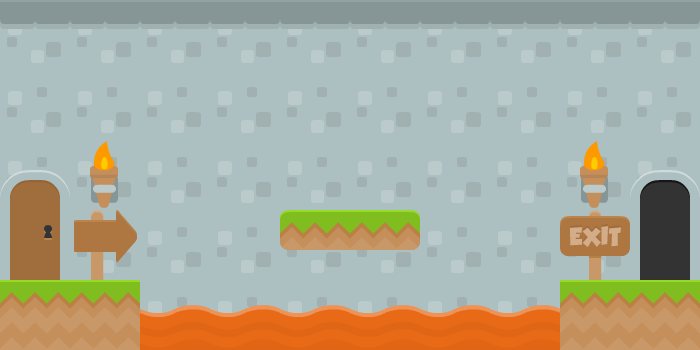

Rendered tile map (Tiled .tmx) drawn with the repository's tilesets; below, a short description and the map source with its tile grids summarised:
An orthogonal 10x5 tile map with 70x70 px tiles, 2 tile layers (Tile Layer 2, Tile Layer 1), 2 tilesets and 10 objects (player, exit).

<map version="1.0" tiledversion="1.1.6" orientation="orthogonal" renderorder="right-down" width="10" height="5" tilewidth="70" tileheight="70" infinite="0" nextobjectid="24">
 <tileset firstgid="1" source="kenney_complete_base_tiles_spritesheet.tsx" />
 <tileset firstgid="157" source="kenney_platformerPack_industrial_tilesheet.tsx" />
 <layer name="Tile Layer 2" width="10" height="5">
  <data>[50 cells, 50 non-empty, 2 distinct tile ids]</data>
 </layer>
 <layer name="Tile Layer 1" width="10" height="5">
  <data>[50 cells, 20 non-empty, 11 distinct tile ids]</data>
 </layer>
 <objectgroup name="triggers" visible="0">
  <object id="1" name="player" x="0" y="210" width="70" height="70">
   <properties>
    <property name="player" type="bool" value="true" />
   </properties>
  </object>
  <object id="2" name="exit" x="630" y="210" width="70" height="70">
   <properties>
    <property name="exit" type="bool" value="true" />
   </properties>
  </object>
  <object id="5" x="0" y="280" width="139" height="70">
   <properties>
    <property name="blockers" value="blrt" />
   </properties>
  </object>
  <object id="11" x="0" y="350" width="700" height="70">
   <properties>
    <property name="blockers" value="blrt" />
   </properties>
  </object>
  <object id="12" x="139" y="311" width="421" height="37">
   <properties>
    <property name="lava" type="bool" value="true" />
   </properties>
  </object>
  <object id="15" x="560" y="280" width="140" height="70">
   <properties>
    <property name="blockers" value="blrt" />
   </properties>
  </object>
  <object id="17" x="280" y="210" width="140" height="36">
   <properties>
    <property name="blockers" value="blrt" />
   </properties>
  </object>
  <object id="21" x="0" y="-70" width="700" height="70">
   <properties>
    <property name="blockers" value="blrt" />
   </properties>
  </object>
  <object id="22" x="-70" y="-70" width="70" height="490">
   <properties>
    <property name="blockers" value="blrt" />
   </properties>
  </object>
  <object id="23" x="700" y="-70" width="70" height="490">
   <properties>
    <property name="blockers" value="blrt" />
   </properties>
  </object>
 </objectgroup>
</map>
